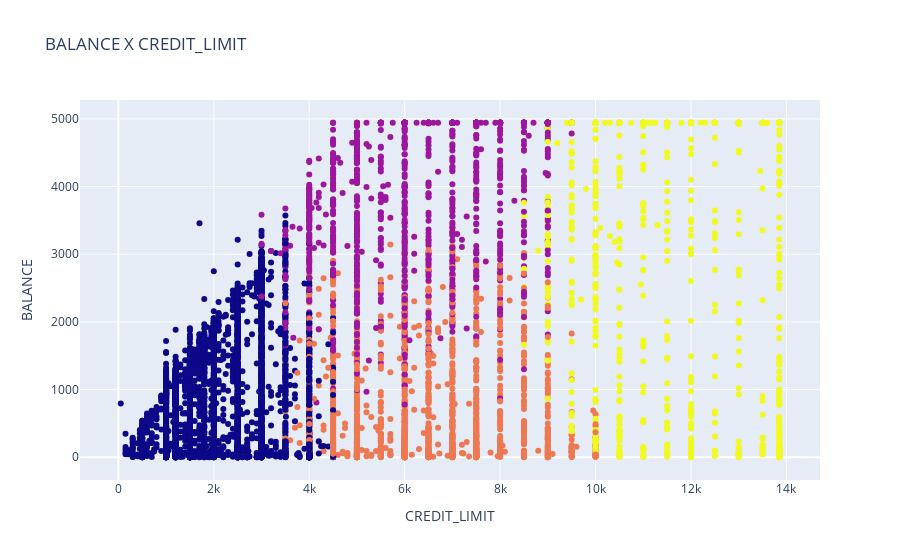

The cell this chart's notebook holds for it:
### Code cell
# Creating a chart (go = graphic object) with data from labels in two dimensions ('CREDIT_LIMIT' and 'BALANCE')

fig = go.Figure()
fig.add_trace(go.Scatter(x=data['CREDIT_LIMIT'], y = data['BALANCE'],
                                                        mode = 'markers',                      
                                                        marker = dict(color = grouper.labels_.astype(np.float)),
                                                        text = labels))
fig.update_layout(title = 'BALANCE X CREDIT_LIMIT')
fig.update_xaxes(title = 'CREDIT_LIMIT')
fig.update_yaxes(title = 'BALANCE')
fig.show()

### Figure 1 — Plotly figure (JSON) as saved in the notebook; plotly's stock layout.template omitted (floating-point values rounded to 4 significant figures; data arrays with more than 128 entries replaced by an {"elided": "..."} marker saying what was removed)
{"data": [{"marker": {"color": {"elided": "8950 int values"}}, "mode": "markers", "text": {"elided": "8950 int values"}, "type": "scatter", "x": {"elided": "8950 float values"}, "y": {"elided": "8950 float values"}}], "layout": {"title": {"text": "BALANCE X CREDIT_LIMIT"}, "xaxis": {"title": {"text": "CREDIT_LIMIT"}}, "yaxis": {"title": {"text": "BALANCE"}}}}
